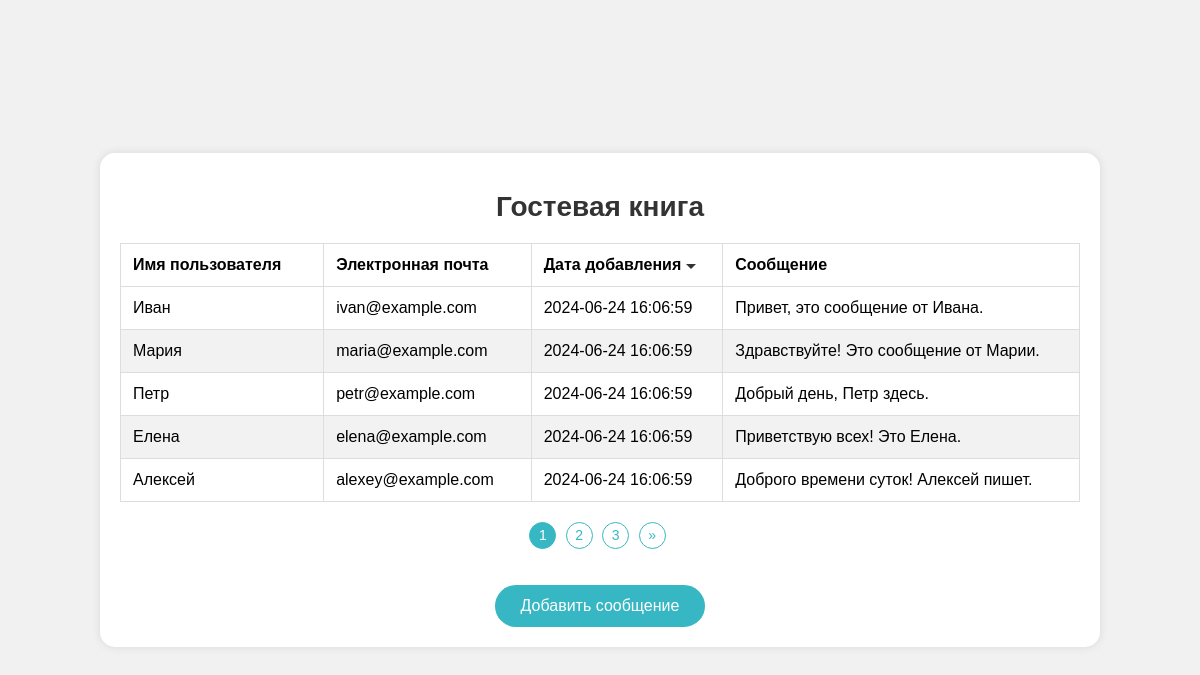
The page / on the database its author committed.
### tables this page shows
CREATE TABLE `messages` (
  `id` int(11) NOT NULL,
  `username` varchar(50) NOT NULL,
  `email` varchar(100) NOT NULL,
  `text` text NOT NULL,
  `ip_address` varchar(45) NOT NULL,
  `user_agent` varchar(255) NOT NULL,
  `created_at` timestamp NULL DEFAULT CURRENT_TIMESTAMP
);

### index.php (the view, shortened to what this page needs)
<?php
$conn = new mysqli('localhost', 'root', '', 'guestbook');
$sort_by = isset($_GET['sort_by']) ? $_GET['sort_by'] : 'created_at';
$order = isset($_GET['order']) ? $_GET['order'] : 'DESC';
$page = isset($_GET['page']) ? (int)$_GET['page'] : 1;
$limit = 5;
$count_query = "SELECT COUNT(*) as total FROM messages";
$count_result = $conn->query($count_query);
$count_row = $count_result->fetch_assoc();
$total_records = $count_row['total'];
$total_pages = ceil($total_records / $limit);
$offset = ($page - 1) * $limit;
$sql = "SELECT * FROM messages ORDER BY $sort_by $order LIMIT $limit OFFSET $offset";
$result = $conn->query($sql);
?>
<!DOCTYPE html>
<html lang="ru">
<head>
</head>
<body>
    <div class="container">
        <h1>Гостевая книга</h1>
        <table>
            <thead>
                <tr>
                    <th>
                        <a href="?sort_by=username&order=<?php echo $order === 'ASC' && $sort_by === 'username' ? 'DESC' : 'ASC'; ?>">
                            Имя пользователя
                        </a>
                    </th>
                    <th>
                        <a href="?sort_by=email&order=<?php echo $order === 'ASC' && $sort_by === 'email' ? 'DESC' : 'ASC'; ?>">
                            Электронная почта
                        </a>
                    </th>
                    <th>
                        <a href="?sort_by=created_at&order=<?php echo $order === 'ASC' && $sort_by === 'created_at' ? 'DESC' : 'ASC'; ?>">
                            Дата добавления
                            <span class="sort-arrow <?php echo $sort_by === 'created_at' ? ($order === 'ASC' ? 'up' : 'down') : ''; ?>"></span>
                        </a>
                    </th>
                    <th>Сообщение</th>
                </tr>
            </thead>
            <tbody>
                <?php while ($row = $result->fetch_assoc()): ?>
                    <tr>
                        <td><?php echo htmlspecialchars($row['username']); ?></td>
                        <td><?php echo htmlspecialchars($row['email']); ?></td>
                        <td><?php echo $row['created_at']; ?></td>
                        <td><?php echo htmlspecialchars($row['text']); ?></td>
                    </tr>
                <?php endwhile; ?>
            </tbody>
        </table>
        <ul class="pagination">
            <?php for ($i = 1; $i <= $total_pages; $i++): ?>
                <li <?php echo ($i === $page) ? 'class="active"' : ''; ?>>
                    <a href="?page=<?php echo $i; ?>"><?php echo $i; ?></a>
                </li>
            <?php endfor; ?>
            <?php if ($page < $total_pages): ?>
                <li><a href="?page=<?php echo ($page + 1); ?>">&raquo;</a></li>
            <?php endif; ?>
        </ul>
        <a class="add-message-link" href="form.php">Добавить сообщение</a>
    </div>
</body>
</html>

### index.php (style rules this page uses)
body { font-family: Arial, sans-serif; background-color: #f1f1f1; margin: 0; padding: 0; display: flex; justify-content: center; align-items: center; min-height: 100vh; text-align: center; }
.container { width: 80%; margin: 20px auto; background-color: #fff; border-radius: 15px; box-shadow: 0 0 10px rgba(0, 0, 0, 0.1); padding: 20px; overflow: hidden; }
h1 { font-size: 28px; color: #333; margin-bottom: 20px; }
table { width: 100%; border-collapse: collapse; margin-bottom: 20px; }
table, th, td { border: 1px solid #ddd; }
th, td { padding: 12px; text-align: left; }
th a { display: inline-block; text-decoration: none; color: black; transition: color 0.3s ease; }
th .sort-arrow { display: inline-block; width: 0; height: 0; border-left: 5px solid transparent; border-right: 5px solid transparent; transition: border-bottom 0.3s ease; vertical-align: middle; }
.sort-arrow.down { border-top: 5px solid #333; }
tr:nth-child(even) { background-color: #f2f2f2; }
.pagination { margin-top: 20px; list-style-type: none; padding: 0; }
.pagination li { display: inline-block; margin-right: 5px; }
.pagination a { display: inline-block; text-decoration: none; color: #37B7C3; font-size: 14px; width: 25px; height: 25px; line-height: 25px; text-align: center; border: 1px solid #37B7C3; border-radius: 50%; transition: background-color 0.3s ease, color 0.3s ease; }
.pagination .active a { background-color: #37B7C3; color: #fff; }
.add-message-link { display: inline-block; margin-top: 20px; font-size: 16px; color: #fff; text-decoration: none; padding: 10px 24px; background-color: #37B7C3; border: 2px solid #37B7C3; border-radius: 25px; transition: color 0.3s ease, background-color 0.3s ease, border-color 0.3s ease; }

### rows shown on the page
messages: username "Иван", email "ivan@example.com", created_at "2024-06-24 16:06:59", text "Привет, это сообщение от Ивана."
messages: username "Мария", email "maria@example.com", created_at "2024-06-24 16:06:59", text "Здравствуйте! Это сообщение от Марии."
messages: username "Петр", email "petr@example.com", created_at "2024-06-24 16:06:59", text "Добрый день, Петр здесь."
messages: username "Елена", email "elena@example.com", created_at "2024-06-24 16:06:59", text "Приветствую всех! Это Елена."
messages: username "Алексей", email "alexey@example.com", created_at "2024-06-24 16:06:59", text "Доброго времени суток! Алексей пишет."
